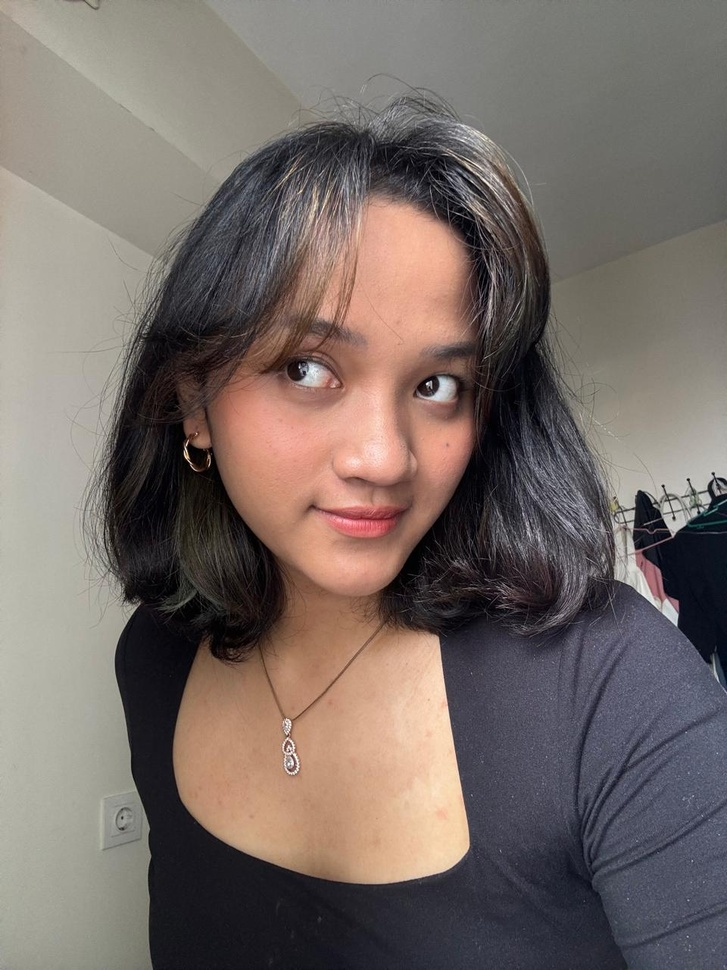
#> input picture data/face.jpeg, 727 x 970 px, shrunk from 960 x 1280 before the run, found by its file name
$ python run_experiment.py
#> lines starting #> are read from the running program, lines starting #| are printed output that depends on the picture; after the words box and inside, x2 and y2 are one past the last pixel; in counts of white or black regions, pixels touching at a corner belong together; pictures that were not available may be replaced by others from this repository, and a replacement may not be noted
import cv2
import numpy as np
import matplotlib.pyplot as plt
import os
from scipy.fftpack import dct, idct

# --- KONFIGURASI ---
BIT_POSITION = 3  # Bit ke-3 (0, 1, 2, [3], 4, 5, 6, 7)
IMAGE_PATH     = "data/face.jpeg"
WATERMARK_PATH = "data/logo_watermark.png"
WM_SIZE        = (64, 64)
LOCATION       = 'top-left'
QUALITY_FACTORS = [100, 90, 80, 70, 60, 50, 40, 30, 20, 10, 0]

# Standard JPEG Luminance Quantization Table
Q_TABLE = np.array([
    [16, 11, 10, 16, 24, 40, 51, 61],
    [12, 12, 14, 19, 26, 58, 60, 55],
    [14, 13, 16, 24, 40, 57, 69, 56],
    [14, 17, 22, 29, 51, 87, 80, 62],
    [18, 22, 37, 56, 68, 109, 103, 77],
    [24, 35, 55, 64, 81, 104, 113, 92],
    [49, 64, 78, 87, 103, 121, 120, 101],
    [72, 92, 95, 98, 112, 100, 103, 99]
], dtype=np.float32)

def dct2(a):
    return dct(dct(a.T, norm='ortho').T, norm='ortho')

def idct2(a):
    return idct(idct(a.T, norm='ortho').T, norm='ortho')

def load_image(path, mode='color'):
#> called with path = 'data/face.jpeg', mode = 'color'
    if mode == 'gray':
        img = cv2.imread(path, cv2.IMREAD_GRAYSCALE)
    else:
        img = cv2.imread(path, cv2.IMREAD_COLOR)
#> img is the input picture: shape (970, 727, 3); mean B, G, R 102.4, 107.5, 118.5
    if img is None:
        raise FileNotFoundError(f"Gambar tidak ditemukan: {path}")
    return img

def load_watermark(path, size):
#> called with path = 'data/logo_watermark.png', size = (64, 64)
    wm = cv2.imread(path, cv2.IMREAD_GRAYSCALE)
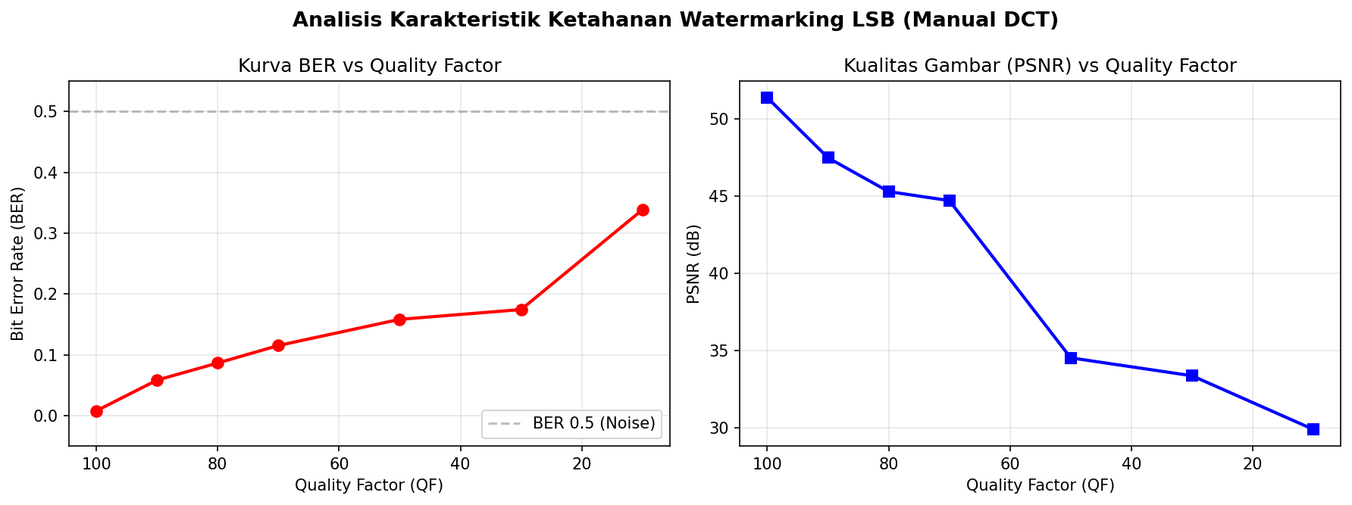
#> input picture Hasil/exp1_ber_psnr_chart.png, 1352 x 505 px, shrunk from 1784 x 667 before the run, given in place of logo_watermark.png, which was not available
#> wm: shape (505, 1352); min 0, max 255, mean 246.3
    if wm is None:
        raise FileNotFoundError(f"Watermark tidak ditemukan: {path}")
    wm = cv2.resize(wm, size, interpolation=cv2.INTER_NEAREST)
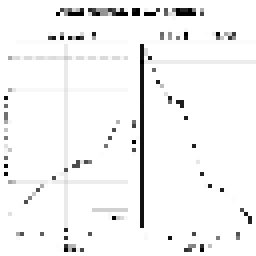
#> wm: shape (64, 64) (shown 4 times larger); min 0, max 255, mean 244.5
    _, wm_binary = cv2.threshold(wm, 127, 1, cv2.THRESH_BINARY)
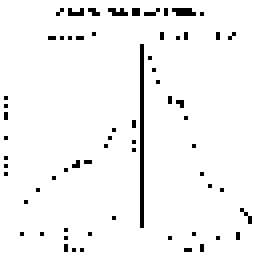
#> wm_binary: shape (64, 64) (shown 4 times larger); values 0 (black) and 1 (white), 96% white; black in thin lines or dots
    return wm_binary

def _get_location(location, img_h, img_w, wm_h, wm_w):
    if location == 'top-left': return 0, 0
    elif location == 'center': return (img_h - wm_h) // 2, (img_w - wm_w) // 2
    elif location == 'bottom-right': return img_h - wm_h, img_w - wm_w
    elif location == 'top-right': return 0, img_w - wm_w
    elif location == 'bottom-left': return img_h - wm_h, 0
    return 0, 0

def embed_lsb(image, watermark_binary, location='center'):
#> called with location = 'top-left'
    img = image.copy()
    wm_h, wm_w = watermark_binary.shape
#> wm_h = 64; wm_w = 64
    img_h, img_w = img.shape[:2]
#> img_h = 970; img_w = 727
    block_size = 3
    row_start, col_start = _get_location(location, img_h, img_w, wm_h * block_size, wm_w * block_size)
#> row_start = 0; col_start = 0
    mask = ~(1 << BIT_POSITION) & 0xFF
    for r in range(wm_h):
        for c in range(wm_w):
            bit = int(watermark_binary[r, c])
            r_img = row_start + (r * block_size)
            c_img = col_start + (c * block_size)
            if r_img + block_size <= img_h and c_img + block_size <= img_w:
                if len(img.shape) == 3:
                    region = img[r_img:r_img+block_size, c_img:c_img+block_size, 1]
                    img[r_img:r_img+block_size, c_img:c_img+block_size, 1] = (region & mask) | (bit << BIT_POSITION)
                else:
                    region = img[r_img:r_img+block_size, c_img:c_img+block_size]
                    img[r_img:r_img+block_size, c_img:c_img+block_size] = (region & mask) | (bit << BIT_POSITION)
#> img: shape (970, 727, 3); 1.93% of pixels changed, all inside (x1, y1, x2, y2) = (0, 0, 192, 192)
    return img

def extract_lsb(watermarked_image, wm_size, location='center'):
    img = watermarked_image.copy()
    wm_w, wm_h = wm_size
    img_h, img_w = img.shape[:2]
    block_size = 3
    row_start, col_start = _get_location(location, img_h, img_w, wm_h * block_size, wm_w * block_size)
    extracted = np.zeros((wm_h, wm_w), dtype=np.uint8)
    for r in range(wm_h):
        for c in range(wm_w):
            r_img = row_start + (r * block_size)
            c_img = col_start + (c * block_size)
            if r_img + block_size <= img_h and c_img + block_size <= img_w:
                if len(img.shape) == 3:
                    region = img[r_img:r_img+block_size, c_img:c_img+block_size, 1]
                else:
                    region = img[r_img:r_img+block_size, c_img:c_img+block_size]
                bits_in_block = (region >> BIT_POSITION) & 1
                if np.mean(bits_in_block) >= 0.5:
                    extracted[r, c] = 1
                else:
                    extracted[r, c] = 0
    return extracted

def apply_manual_jpeg(img, quality):
    if quality <= 0: quality = 1
    if quality < 50:
        s = 5000 / quality
    else:
        s = 200 - 2 * quality
    q_scaled = np.floor((s * Q_TABLE + 50) / 100)
    q_scaled[q_scaled < 1] = 1
    q_scaled[q_scaled > 255] = 255
    h, w = img.shape[:2]
    h_new, w_new = (h // 8) * 8, (w // 8) * 8
    result = img.copy().astype(np.float32)
    for ch in range(img.shape[2] if len(img.shape) == 3 else 1):
        for i in range(0, h_new, 8):
            for j in range(0, w_new, 8):
                if len(img.shape) == 3:
                    block = result[i:i+8, j:j+8, ch] - 128
                    coeffs = dct2(block)
                    quantized = np.round(coeffs / q_scaled)
                    dequantized = quantized * q_scaled
                    result[i:i+8, j:j+8, ch] = idct2(dequantized) + 128
                else:
                    block = result[i:i+8, j:j+8] - 128
                    coeffs = dct2(block)
                    quantized = np.round(coeffs / q_scaled)
                    dequantized = quantized * q_scaled
                    result[i:i+8, j:j+8] = idct2(dequantized) + 128
    return np.clip(result, 0, 255).astype(np.uint8)

def calculate_psnr(original, compressed):
    mse = np.mean((original.astype(np.float64) - compressed.astype(np.float64)) ** 2)
    if mse == 0: return float('inf')
    return round(20 * np.log10(255.0 / np.sqrt(mse)), 2)

def calculate_ber(original_wm, extracted_wm):
    return round(np.sum(original_wm != extracted_wm) / original_wm.size, 4)

def run_experiment():
    os.makedirs('hasil_deliverable', exist_ok=True)
    print("Memulai Eksperimen Watermarking...")

    try:
        image = load_image(IMAGE_PATH, mode='color')
        watermark = load_watermark(WATERMARK_PATH, WM_SIZE)
    except Exception as e:
        print(f"Error: {e}")
        print("Pastikan file 'face.jpeg' dan 'logo_watermark.png' ada di folder 'data/'")
        return

    watermarked = embed_lsb(image, watermark, location=LOCATION)
    cv2.imwrite('hasil_deliverable/watermarked_original.png', watermarked)

    print(f"{'QF':>5} | {'PSNR':>10} | {'BER':>8} | Status")
    print("-" * 40)

    for qf in QUALITY_FACTORS:
        compressed = apply_manual_jpeg(watermarked, quality=qf)
        extracted = extract_lsb(compressed, WM_SIZE, location=LOCATION)

        psnr = calculate_psnr(watermarked, compressed)
        ber = calculate_ber(watermark, extracted)

        output_path = f'hasil_deliverable/extracted_qf{qf}.png'
        cv2.imwrite(output_path, (extracted * 255).astype(np.uint8))

        status = "OK" if ber < 0.2 else "FAIL"
        print(f"{qf:>5} | {psnr:>10} | {ber:>8} | {status}")
#> this loop made 11 passes
#> (mse in calculate_psnr, psnr, ber) on passes 1 to 11: (0.493, 51.2, 0.0054), (5.18, 40.99, 0.0635), (10.51, 37.92, 0.0896), (15.3, 36.28, 0.103), (19.65, 35.2, 0.118), (23.44, 34.43, 0.124), (27.78, 33.69, 0.147), (33.72, 32.85, 0.169), (43.33, 31.76, 0.146), (67.49, 29.84, 0.131), (202.8, 25.06, 0.0737)
#|   100 |       51.2 |   0.0054 | OK
#|    90 |      40.99 |   0.0635 | OK
#|    80 |      37.92 |   0.0896 | OK
#|    70 |      36.28 |    0.103 | OK
#|    60 |       35.2 |   0.1179 | OK
#|    50 |      34.43 |   0.1243 | OK
#|    40 |      33.69 |   0.1475 | OK
#|    30 |      32.85 |   0.1687 | OK
#> (further printed lines are left out)
#> pass 1, in run_experiment, `extracted = extract_lsb(compressed, WM_SIZE, location=LOCATION)`:
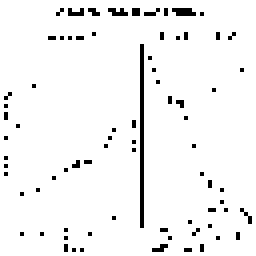
#> extracted: shape (64, 64) (shown 4 times larger); values 0 (black) and 1 (white), 95.6% white; black in thin lines or dots
#> after the loop:
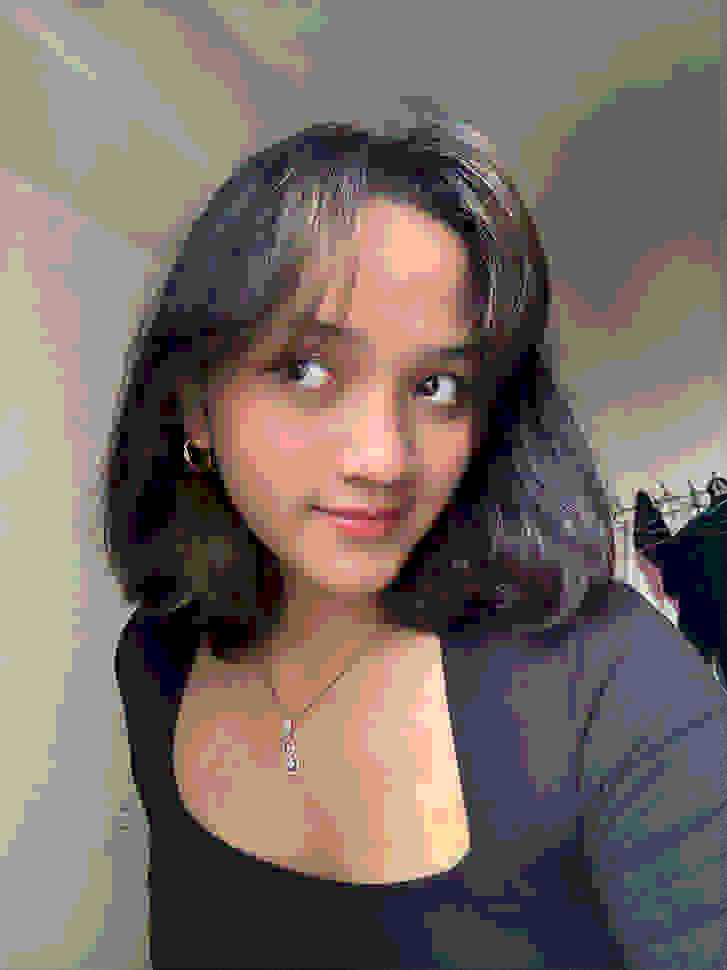
#> compressed: shape (970, 727, 3); mean B, G, R 101.6, 107.5, 118.6

    print("\nEksperimen Selesai. Hasil ada di folder 'hasil_deliverable/'")

if __name__ == "__main__":
    run_experiment()
